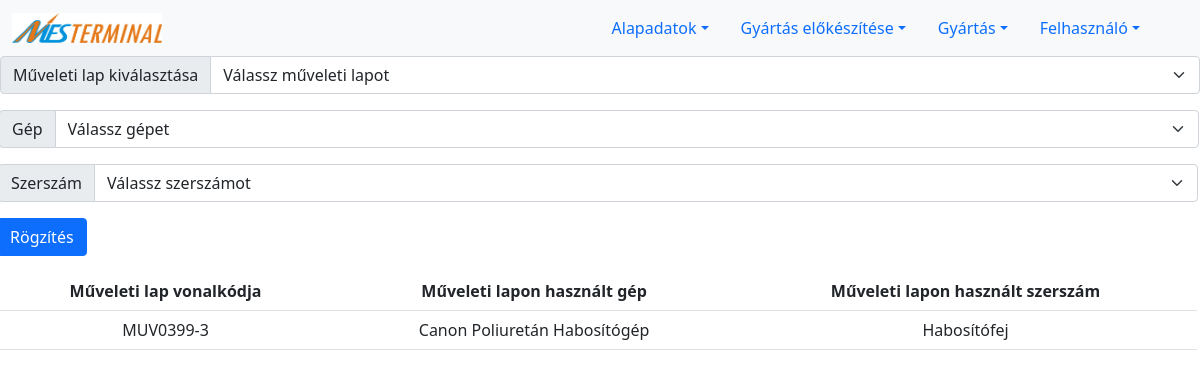
The page /order_machine_tool.php on the database as committed earlier.
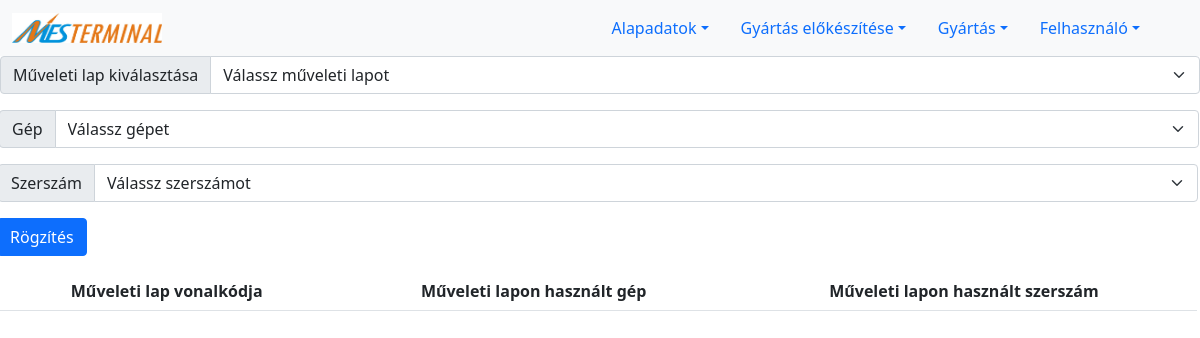
The same page on the database as committed later.
### tables this page shows
CREATE TABLE `order_manufacturing_step` (
  `ID` int(11) NOT NULL,
  `barcode` varchar(11) DEFAULT NULL,
  `order_ID` int(11) NOT NULL,
  `manufacturing_step_ID` int(11) NOT NULL,
  `expected_count` int(11) NOT NULL,
  `pass_count` int(11) DEFAULT NULL,
  `fail_count` int(11) DEFAULT NULL,
  `normal_time` float NOT NULL,
  `preparation_time` float NOT NULL,
  `unit_of_time` float NOT NULL
);

CREATE TABLE `machine` (
  `ID` int(11) NOT NULL,
  `barcode` varchar(11) DEFAULT NULL,
  `name` varchar(255) NOT NULL
);

CREATE TABLE `machine_tool` (
  `ID` int(11) NOT NULL,
  `barcode` varchar(11) DEFAULT NULL,
  `machine_ID` int(11) DEFAULT NULL,
  `name` varchar(255) NOT NULL
);

### order_machine_tool.php (the view, shortened to what this page needs)
<?php
if(!isset($_SESSION['aid'])){
    $adminId='';
}
else{
    $adminId=$_SESSION['aid'];
}
if($adminId != 0){
include_once("connection.php");
print '<form action="feldolgozok/newOrderMachineTool.php" method="POST">
        <div class="input-group mb-3">
        <div class="input-group mb-3">
        <label class="input-group-text" for="orders"> Műveleti lap kiválasztása</label>
        <select name="order_ID" class="form-select" id="orders">
          <option selected>Válassz műveleti lapot</option>
';
print '</select>
</div>
<div class="input-group mb-3">
  <div class="input-group mb-3">
  <label class="input-group-text" for="machines">Gép</label>
  <select name="machine_ID" class="form-select" id="machines">
    <option selected>Válassz gépet</option>';
    print'
  </select>
</div>';
print '
<div class="input-group mb-3">
  <div class="input-group mb-3">
  <label class="input-group-text" for="machinetools">Szerszám</label>
  <select name="machine_tool_ID" class="form-select" id="machinetools">
    <option selected>Válassz szerszámot</option>';
    print'
  </select>
</div>
<div class="input-group mb-3">
  <input type="submit" value="Rögzítés" class="btn btn-primary">
</div>
</form>
';
include_once("lists/listorder_machine_tool.php");
}
?>

### lists/listorder_machine_tool.php (shortened to what this page needs)
<?php
include "connection.php";
print '
    <table class="table">
    <th style="text-align:center; vertical-align:middle"> Műveleti lap vonalkódja </th>
    <th style="text-align:center; vertical-align:middle"> Műveleti lapon használt gép </th>
    <th style="text-align:center; vertical-align:middle"> Műveleti lapon használt szerszám </th>
    <tr>
    ';
$sql="
SELECT
`order_manufacturing_step`.barcode as ormanst_barcode,
`machine`.name as machine_name,
`machine_tool`.name as machine_tool_name
FROM `order_manufacturing_step_machine_tool`
INNER JOIN `order_manufacturing_step` ON `order_manufacturing_step_machine_tool`.order_manufacturing_step_ID=`order_manufacturing_step`.ID
INNER JOIN `machine` ON `order_manufacturing_step_machine_tool`.machine_ID=`machine`.ID
INNER JOIN `machine_tool` ON `order_manufacturing_step_machine_tool`.machine_tool_ID=`machine_tool`.ID
";
$reultWorkersPosts = $conn -> query($sql);
if ($reultWorkersPosts->num_rows > 0) {
    while($row = $reultWorkersPosts->fetch_assoc()) {
        print '
        <tr><td style="text-align:center; vertical-align:middle">'.$row['ormanst_barcode'].'</td>
        <td style="text-align:center; vertical-align:middle">'.$row['machine_name'].'</td>
        <td style="text-align:center; vertical-align:middle">'.$row['machine_tool_name'].'</td>
        </tr>
        ';
    }
}
print '</table>';
?>

Rows that differ between the two databases and show on the page:
removed order_manufacturing_step: barcode "MUV0399-3", machine.name "Canon Poliuretán Habosítógép", machine_tool.name "Habosítófej"
